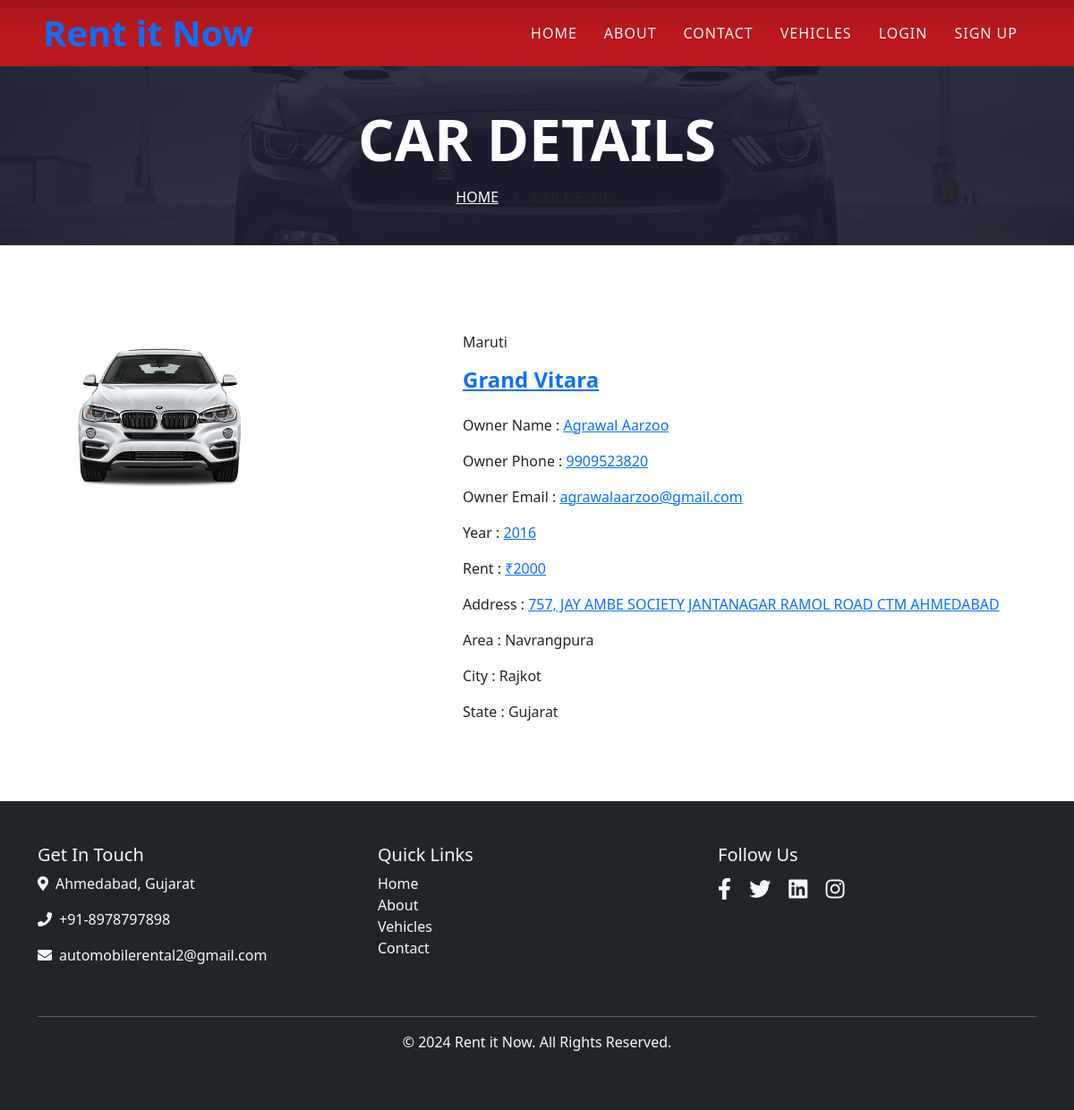
/viewcar/16, run on the app's committed database.
### myapp/models.py (models this page shows, shortened)
class Vehicle(models.Model):
    vendor = models.ForeignKey(login_table, on_delete=models.CASCADE)
    company = models.CharField(max_length=255)
    model_name = models.CharField(max_length=255)
    model_year = models.CharField(max_length=255)
    base_rent_perday = models.IntegerField()
    weekend_multiplier = models.FloatField(default=1.5, help_text="Weekend rate multiplier")
    location = models.CharField(max_length=255)
    area = models.ForeignKey(Area, on_delete=models.CASCADE)
    city = models.ForeignKey(City, on_delete=models.CASCADE)
    state = models.ForeignKey(State, on_delete=models.CASCADE)
    model_photo = models.ImageField(upload_to="photos")
    rc_book = models.FileField(upload_to="pdfs",default="")
    def photos(self):
        return mark_safe('<img src ="{}" width ="100"/>'.format(self.model_photo.url))
    photos.allow_tags = True

class login_table(models.Model):
    name = models.CharField(max_length=100)
    email_id=models.EmailField()
    phone_no=models.IntegerField()
    password = models.CharField(max_length=300, default="admin")
    photo = models.ImageField(upload_to="photos")
    dob = models.DateField()
    address = models.TextField()
    def photos(self):
        return mark_safe('<img src ="{}" width ="100"/>'.format(self.photo.url))
    photos.allow_tags = True
    ROLE = (
        ("Lessor", "Lessor"),
        ("Lessee", "Lessee")
    )
    usertype = models.CharField(max_length=100,choices=ROLE)
    is_verified = models.BooleanField(default=False)
    comments = models.CharField(max_length=100,default="")
    reset_token = models.UUIDField(null=True, blank=True)
    reset_expiry = models.DateTimeField(null=True, blank=True)

class Area(models.Model):
    name = models.CharField(max_length=255)
    city = models.ForeignKey(City, on_delete=models.CASCADE)
    def __str__(self):
        return self.name

class City(models.Model):
    name = models.CharField(max_length=255)
    state = models.ForeignKey(State, on_delete=models.CASCADE)
    def __str__(self):
        return self.name

class State(models.Model):
    name = models.CharField(max_length=255)
    def __str__(self):
        return self.name

### myapp/views.py (the view)
# urls.py: path("viewcar/<int:cid>", views.viewcar, name="viewcar"),
def viewcar(request, cid):
    car = Vehicle.objects.get(id=cid)
    uid = request.session.get('log_id')
    Owner = False
    Mycar = False
    profiledata = None
    areadetail = Area.objects.all()
    citydetail = City.objects.all()
    statedetail = State.objects.all()
    if uid:
        userdata = login_table.objects.get(id=uid)
        Owner = userdata.usertype == 'Lessor'
        Mycar = car.vendor_id == uid
        profiledata = userdata
    context = {
        'cardata': car,
        'Owner': Owner,
        'Mycar': Mycar,
        'profiledata': profiledata,
        'areadetail': areadetail,
        'citydetail': citydetail,
        'statedetail': statedetail
    }
    return render(request, 'viewcar.html', context)

### myapp/context_processors.py (called while the page is built, shortened)
def user_context(request):
    context = {}
    try:
        uid = request.session.get('log_id')
    except:
        pass
    return context

### myapp/templates/viewcar.html (shortened to what this page needs)
{% extends 'basic.html' %}
{% load static %}
{% block body %}
    <div class="container-fluid page-header">
        <h1 class="display-3 text-uppercase text-white mb-3">Car Details</h1>
        <div class="d-inline-flex text-white">
            <h6 class="text-uppercase m-0"><a class="text-white" href="/">Home</a></h6>
            <h6 class="text-body m-0 px-3">/</h6>
            <h6 class="text-uppercase text-body m-0">Car Details</h6>
        </div>
    </div>
    <div class="container-fluid py-5">
        <div class="container pt-5 pb-3">
            <div class="row">
              <div class="col-md-5 column">
                <img src="{% if cardata.model_photo %}/media/{{cardata.model_photo}}{% else %}{% static 'img/car-rent-1.png' %}{% endif %}" class="img-fluid mt-3 radius-image" width="60%" alt="Car"><br><br>
              </div>
              <div class="col-md-7 column align-self mt-md-0 mt-4">
                <p class="user_position">{{cardata.company}}</p>
                <h4 class="user_title agent">
                  <a href="#url">{{cardata.model_name}}</a>
                </h4>
                <div class="team-info my-4">
                  <p>Owner Name : <a href="#" class="mail">{{ cardata.vendor.name }}</a></p>
                  <p>Owner Phone : <a href="tel:{{ cardata.vendor.phone_no }}" class="mail">{{ cardata.vendor.phone_no }}</a></p>
                  <p>Owner Email : <a href="mailto:{{ cardata.vendor.email_id }}" class="mail">{{ cardata.vendor.email_id }}</a></p>
                  <p>Year : <a href="" class="mail">{{cardata.model_year}}</a></p>
                  <p>Rent : <a href="#url">&#8377;{{cardata.base_rent_perday}}</a></p>
                  <p>Address : <a href="#url">{{cardata.location}}</a></p>
                  <p>Area : <a href="#url"></a>{{cardata.area}}</p>
                  <p>City : <a href="#url"></a>{{cardata.city}}</p>
                  <p>State : <a href="#url"></a>{{cardata.state}}</p>
                </div>
              </div>
            </div>
        </div>
    </div>
{% endblock %}
{% block js %}
<link href='https://cdn.jsdelivr.net/npm/fullcalendar@6.1.15/index.global.min.css' rel='stylesheet' />
{% endblock %}

### myapp/static/css/style.css (style rules this page uses)
:root { --primary: #19323c; --secondary: #ba181b; --light: #F4F5F8; --dark: #a4161a ; }
h1, h2, .font-weight-bold { font-weight: 700 !important; }
h3, h4, .font-weight-semi-bold { font-weight: 600 !important; }
h5, h6, .font-weight-medium { font-weight: 500 !important; }
.page-header { height: 200px; display: flex; flex-direction: column; align-items: center; justify-content: center; background: linear-gradient(rgba(28, 30, 50, .9), rgba(28, 30, 50, .9)), url(../img/bg-banner.jpg); background-position: center center; background-size: cover; }

### data on the page
Vehicle: model_photo (picture), company "Maruti", model_name "Grand Vitara", vendor.name "Agrawal Aarzoo", vendor.phone_no "9909523820", vendor.email_id "agrawalaarzoo@gmail.com", model_year "2016", base_rent_perday "2000", location "757, JAY AMBE SOCIETY JANTANAGAR RAMOL ROAD CTM AHMEDABAD", area "Navrangpura", city "Rajkot", state "Gujarat"
